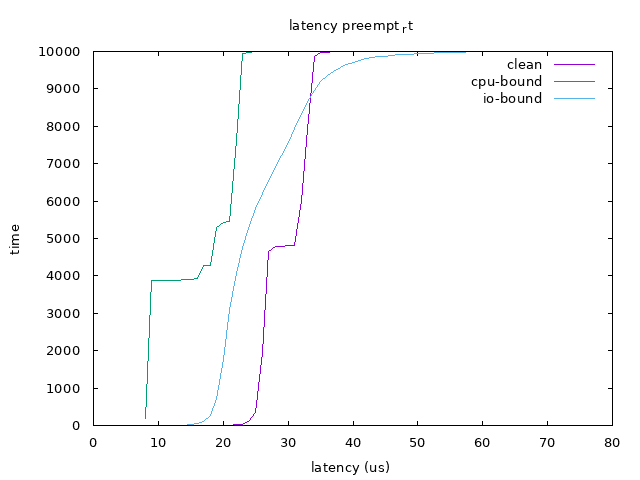

This figure's gnuplot source:
reset                                                                           
set xlabel 'latency (us)'
set ylabel 'time'
set title 'latency preempt_rt'
set term png enhanced font 'Verdana,10'
set output 'preempt_rt.png'

plot \
'../../preempt_rt/clean/latency_cdf.txt' using 1:2 with lines title 'clean', \
'../../preempt_rt/cpu-bound/latency_cdf.txt' using 1:2 with lines title 'cpu-bound', \
'../../preempt_rt/io-bound/latency_cdf.txt' using 1:2 with lines title 'io-bound'
